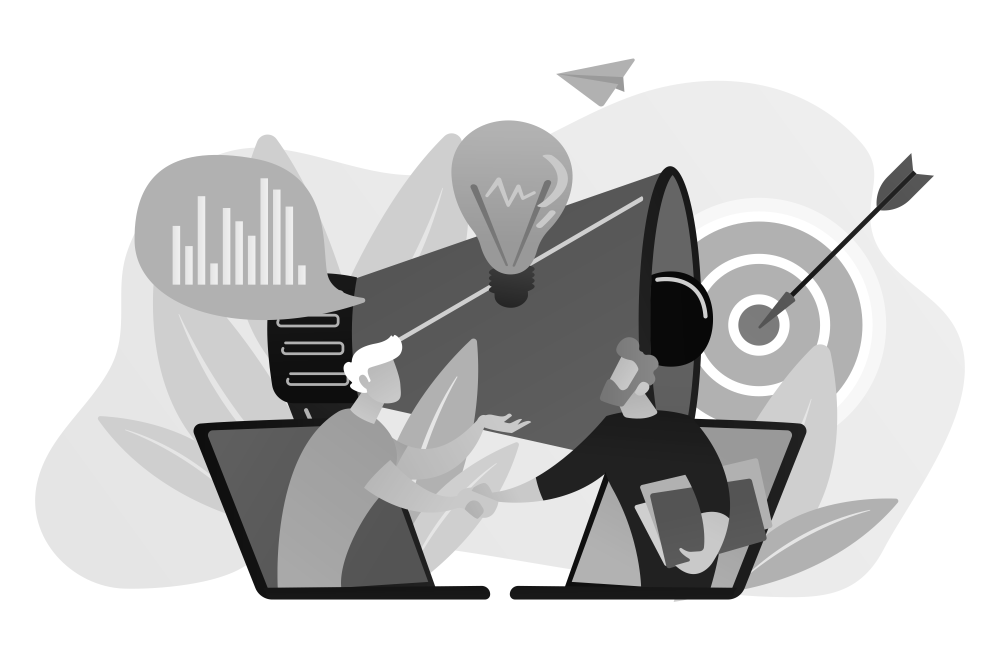
#> input picture freepik_images/large_pngs/business.png, 1998 x 1332 px, found by its file name (shown at 1/2 size); its folder holds only this picture in this run
$ python shrink_large_pngs.py
#> lines starting #> are read from the running program, lines starting #| are printed output that depends on the picture
import cv2
import os

def shrink_image_3(filename, factor=3):
#> called with filename = 'business', factor = 2
    input_filename = f'large_pngs\\{filename}.png'
    output_filename_3 = f'small_pngs_{factor}\\{filename}.png'
    scale_factor = 1/factor

    if not os.path.exists(input_filename):
        print(f"Error: Input file not found at '{input_filename}'")
    else:
        image = cv2.imread(input_filename)
#> image is the input picture: shape (1332, 1998, 3); min 8, max 255, mean 203.7

        if image is None:
            print(f"Error: Could not read image from '{input_filename}'")
        else:
            resized_image = cv2.resize(image,
                                    None,
                                    fx=scale_factor,
                                    fy=scale_factor,
                                    interpolation=cv2.INTER_AREA)
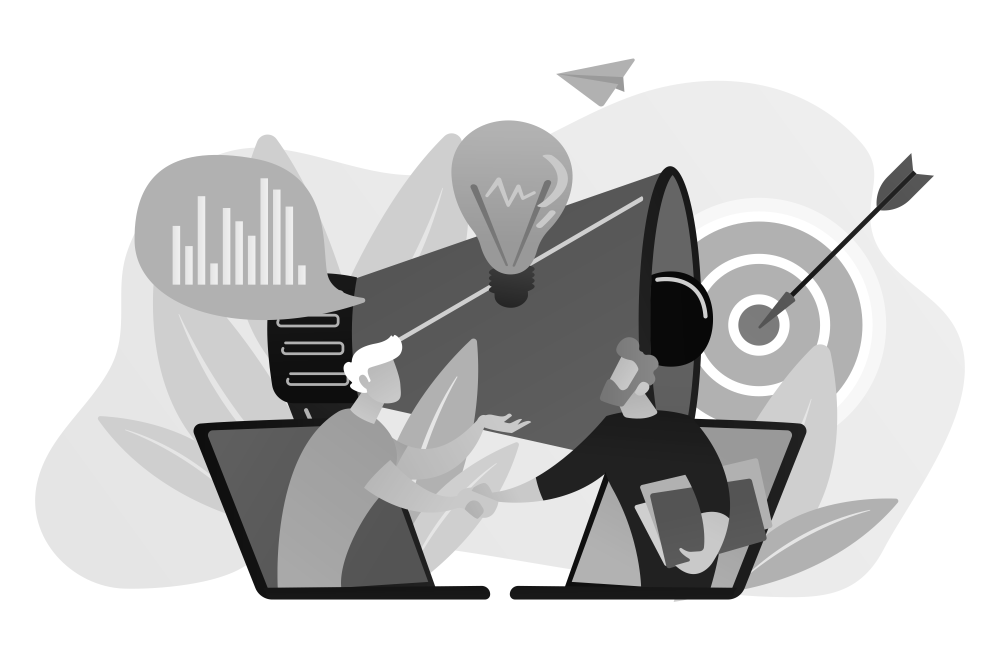
#> resized_image: shape (666, 999, 3); min 8, max 255, mean 203.7

            try:
                cv2.imwrite(output_filename_3, resized_image)
                print(f"Successfully shrunk image and saved to '{output_filename_3}'")
                print(f"Original dimensions (H, W): {image.shape[:2]}")
#| Original dimensions (H, W): (1332, 1998)
                print(f"New dimensions (H, W): {resized_image.shape[:2]}")
#| New dimensions (H, W): (666, 999)

            except Exception as e:
                print(f"Error: Could not save image to '{output_filename_3}'. Reason: {e}")

images = ["business", "camp", "city", "dinner", "fish", "icons", "night", "owners", "park", "pets",]

for filename in images:
    shrink_image_3(filename, factor=2)
    shrink_image_3(filename, factor=3)
#| Original dimensions (H, W): (1332, 1998)
#| New dimensions (H, W): (444, 666)
